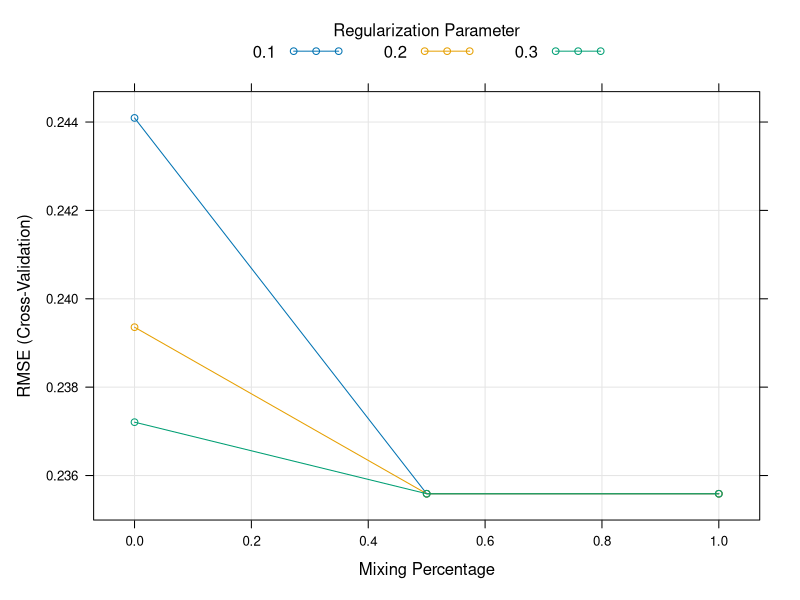

Write the R code that produced this figure. (Note: a time limit stopped this script after it produced the figure.)
library(caret)

library(tidyverse)


sentimentos <- read_csv("sentimentos.csv") %>% 
    mutate_if(is.numeric , replace_na, replace = 0) %>% 
    mutate_if(is.integer , replace_na, replace = 0)


features <- read_csv("features_sem_coral.csv") %>%
    filter(arquivo != "nao") %>% 
    mutate_if(is.numeric , replace_na, replace = 0) %>% 
    mutate_if(is.integer , replace_na, replace = 0) %>% 
    filter(dp_duracao <1.5 ) %>% 
    filter(dp_intensidade <1 ) %>% 
    filter(volatilidade_ewma_995 < 10)



dados = sentimentos %>% 
    inner_join(features, by = c("arquivo_completo" = "arquivo"))

set.seed(13)


rows <- sample(nrow(dados))

dados <- dados[rows,]


split <- round(nrow(dados) * .80 )

treino <- dados[1:split, ]

teste <- dados[(split + 1):nrow(dados), ]



treino_positive <- treino %>% 
    select(
        #positive,
        -negative,            
        -artista,               
        -musica,                   
        -anger,                   
        -anticipation,
        -disgust,                 
        -fear,
        -joy,                   
        -sadness,
        -surprise,
        -trust,
        -arquivo_completo
    )


treino_aleat <- treino_positive %>%
    select(positive) %>% 
    rename(new_positive = positive ) %>% 
    sample_frac(1) %>% 
    bind_cols(treino_positive) %>% 
    select(-positive) %>% 
    rename(positive = new_positive)
    
    


controle_cv <- trainControl(
    
    verboseIter = TRUE,
    #index = folds, 
    returnResamp = "all",
    number = 5,
    returnData = TRUE,
    savePredictions = "all",
    method = "cv",
    #,
    allowParallel = FALSE,
    # seeds = 1:41
)


model_lm_positive <- train(
    positive ~ . ,
    treino_positive,
    metric = "RMSE",
    method = "lm",
    trControl = controle_cv,
    preProcess = c( "zv", "nzv", "center", "scale", "pca")
    # tuneGrid = expand.grid(
    #     mstop = c(10, 20),
    #     prune = c("yes")
    # )
)

model_lm_positive


model_lm_aleat_positive <- train(
    positive ~ . ,
    treino_positive,
    metric = "RMSE",
    method = "lm",
    trControl = controle_cv,
    preProcess = c( "zv", "nzv", "center", "scale", "pca")
    # tuneGrid = expand.grid(
    #     mstop = c(10, 20),
    #     prune = c("yes")
    # )
)


model_lm_aleat_positive



model_glmnet_positive <- train(
    positive ~ . ,
    treino_positive,
    metric = "RMSE",
    method = "glmnet",
    trControl = controle_cv,
    preProcess = c( "zv", "nzv", "center", "scale", "pca"),
    tuneGrid = expand.grid(
        alpha = c(0, 0.5, 1),
        lambda = c(0.3, 0.2, 0.1)
    )
)

model_glmnet_positive

plot(model_glmnet_positive)


model_rf_positive <- train(
    positive ~ . ,
    treino_positive,
    metric = "RMSE",
    method = "rf",
    trControl = controle_cv,
    preProcess = c( "zv", "nzv", "center", "scale", "pca"),
    tuneGrid = expand.grid(
         mtry = c(10, 15, 20, 30, 50, 100)
    )
)

model_rf_positive

plot(model_rf_positive)



# model_loes <- train(
#     positive ~ . ,
#     treino_positivo,
#     metric = "RMSE",
#     method = "gamLoess",
#     trControl = controle_cv,
#     preProcess = c( "zv", "nzv", "center", "scale")
#     # tuneGrid = expand.grid(
#     #     size = c(100)
#     # )
# )
# 
# model_loes$pred
# 
# plot(model_loes)
